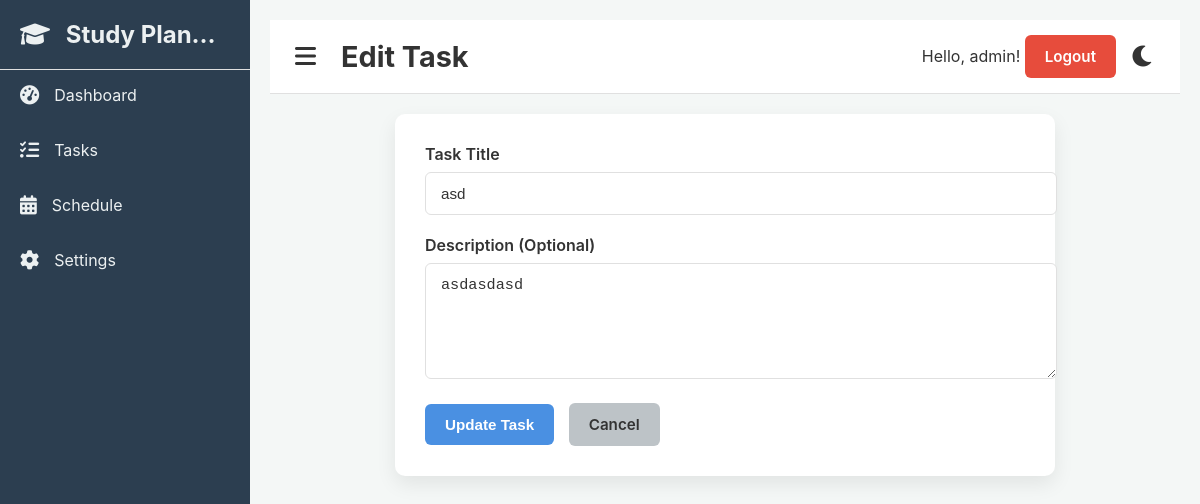
Before: /edit_task/1 (signed in) with the older database file.
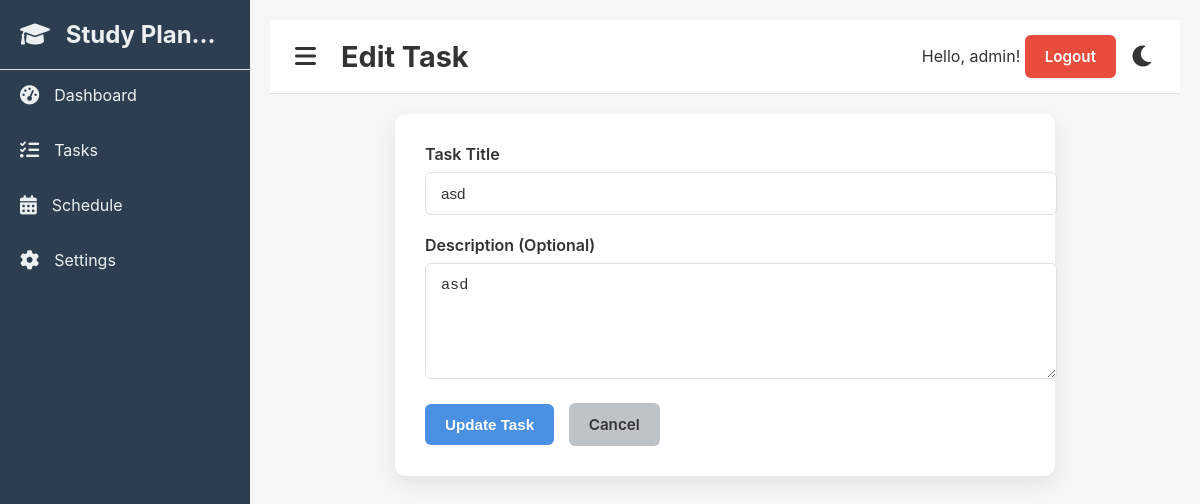
After: the same page with the newer database file.
### app/models.py (models this page shows, shortened)
class User(UserMixin, db.Model):
    id = db.Column(db.Integer, primary_key=True)
    username = db.Column(db.String(64), unique=True)
    email = db.Column(db.String(120), unique=True)
    password_hash = db.Column(db.String(128))
    tasks = db.relationship('Task', backref='author', lazy='dynamic')

class Task(db.Model):
    id = db.Column(db.Integer, primary_key=True)
    title = db.Column(db.String(100), nullable=False)
    description = db.Column(db.Text)
    data_created = db.Column(db.DateTime, default=datetime.utcnow)
    due_date = db.Column(db.DateTime, nullable=True)
    category = db.Column(db.String(50), nullable=True)
    is_complete = db.Column(db.Boolean, default=False)
    user_id = db.Column(db.Integer, db.ForeignKey('user.id'), nullable=False)

### app/routes.py (the view)
@main.route('/edit_task/<int:task_id>', methods=['GET', 'POST'])
@login_required
def edit_task(task_id):
    task = Task.query.get_or_404(task_id)
    if task.user_id != current_user.id: # Simple authorization check
        flash('You are not authorized to edit this task.', 'danger')
        return redirect(url_for('main.dashboard'))
    if request.method == 'POST':
        task.title = request.form['title']
        task.description = request.form['description']
        db.session.commit()
        flash('Your task has been updated!', 'success')
        return redirect(url_for('main.dashboard'))
    return render_template('edit_task.html', title='Edit Task', task=task)

### app/__init__.py (called while the page is built)
def create_app():
    app = Flask(__name__)
    secret_key = os.environ.get('SECRET_KEY', 'a_very_secret_key_for_dev')
    app.config['SECRET_KEY'] = secret_key
    app.config['SQLALCHEMY_DATABASE_URI'] = (
        "sqlite:///complete_study_planner.db"
    )
    app.config['SQLALCHEMY_TRACK_MODIFICATIONS'] = False
    db.init_app(app)
    login_manager.init_app(app)
    from app.models import User
    @login_manager.user_loader
    def load_user(user_id):
        return User.query.get(int(user_id))
    from app.routes import main as main_blueprint
    from app.auth import auth as auth_blueprint
    app.register_blueprint(main_blueprint)
    app.register_blueprint(auth_blueprint, url_prefix='/auth')
    return app

### app/templates/edit_task.html (shortened to what this page needs)
<!DOCTYPE html>
{% extends 'base.html' %}
{% block page_title %}{{ title }}{% endblock %}
{% block content %}
    <div class="form-container">
        <form method="POST" action="{{ url_for('main.edit_task', task_id=task.id) }}">
            <div class="form-group">
                <label for="title">Task Title</label>
                <input type="text" id="title" name="title" value="{{ task.title }}" required>
            </div>
            <div class="form-group">
                <label for="description">Description (Optional)</label>
                <textarea id="description" name="description" rows="5">{{ task.description }}</textarea>
            </div>
            <button type="submit" class="btn btn-primary">Update Task</button>
            <a href="{{ url_for('main.dashboard') }}" class="btn btn-secondary">Cancel</a>
        </form>
    </div>
{% endblock %}

### app/templates/base.html (shortened to what this page needs)
<!DOCTYPE html>
<html lang="en">
<head>
    <link rel="stylesheet" href="https://cdnjs.cloudflare.com/ajax/libs/font-awesome/6.0.0/css/all.min.css">
    <link rel="stylesheet" href="{{ url_for('static', filename='css/common.css') }}">
</head>
<body>
    <div class="wrapper">
        <nav class="sidebar">
            <div class="sidebar-header">
                <h2><i class="fas fa-graduation-cap"></i> Study Planner</h2>
            </div>
            <ul class="nav-menu">
                <li class="nav-item"><a href="/" class="nav-link"><i class="fas fa-tachometer-alt"></i><span>Dashboard</span></a></li>
                <li class="nav-item"><a href="#" class="nav-link"><i class="fas fa-tasks"></i><span>Tasks</span></a></li>
                <li class="nav-item"><a href="#" class="nav-link"><i class="fas fa-calendar-alt"></i><span>Schedule</span></a></li>
                <li class="nav-item"><a href="{{ url_for('main.settings') }}" class="nav-link"><i class="fas fa-cog"></i><span>Settings</span></a></li>
            </ul>
        </nav>
        <main class="main-content">
            <header class="top-header">
                <div class="header-left">
                    <button class="sidebar-toggle" id="sidebar-toggle"><i class="fas fa-bars"></i></button>
                    <h1>{% block page_title %}{% endblock %}</h1>
                </div>
                <div class="header-right">
                    <div>
                        <span>Hello, {{ current_user.username }}!</span>
                        <a class="btn btn-danger btn-sm" href="{{ url_for('auth.logout') }}">Logout</a>
                    </div>
                    <div class="theme-toggle moon">
                     <button id="theme-toggle" class="theme-btn"><i class="fas fa-moon"></i></button>
                    </div>
                </div>
            </header>
            {% block content %}{% endblock %}
        </main>
    </div>
</body>
</html>

### app/static/css/common.css (style rules this page uses)
body { font-family: 'Inter', sans-serif; margin: 0; padding: 0; background-color: var(--bg-color-primary); color: var(--text-color-primary); display: flex; min-height: 100vh; transition: background-color 0.3s ease, color 0.3s ease; }
:root { --bg-color-primary: #f4f7f6; --bg-color-secondary: #ffffff; --text-color-primary: #333333; --text-color-secondary: #555555; --border-color: #e0e0e0; --accent-color: #4a90e2; --sidebar-bg: #2c3e50; --sidebar-text: #ecf0f1; --sidebar-hover: #34495e; }
.wrapper { display: flex; width: 100%; }
.sidebar { width: 250px; min-height: 100vh; background-color: var(--sidebar-bg); color: var(--sidebar-text); transition: all 0.3s ease; flex-shrink: 0; }
.sidebar-header { padding: 20px; text-align: center; border-bottom: 1px solid var(--border-color); }
.sidebar-header h2 { margin: 0; font-size: 1.5em; white-space: nowrap; overflow: hidden; text-overflow: ellipsis; }
.sidebar-header h2 i { margin-right: 10px; }
.nav-menu { list-style: none; padding: 0; margin: 0; }
.nav-item { margin-bottom: 5px; }
.nav-link { display: flex; align-items: center; padding: 15px 20px; color: var(--sidebar-text); text-decoration: none; transition: background-color 0.3s ease; white-space: nowrap; overflow: hidden; text-overflow: ellipsis; }
.nav-link i { margin-right: 15px; font-size: 1.2em; }
.main-content { flex-grow: 1; padding: 20px; transition: all 0.3s ease; }
.top-header { display: flex; justify-content: space-between; align-items: center; padding: 15px 20px; background-color: var(--bg-color-secondary); border-bottom: 1px solid var(--border-color); margin-bottom: 20px; }
.header-left { display: flex; align-items: center; }
.header-right { display:flex; align-items: center; }
.header-left h1 { margin: 0; font-size: 1.8em; color: var(--text-color-primary); margin-left: 20px; }
.sidebar-toggle { background: none; border: none; color: var(--text-color-primary); font-size: 1.5em; cursor: pointer; padding: 5px; }
.theme-toggle .theme-btn { background: none; border: none; color: var(--text-color-primary); font-size: 1.5em; cursor: pointer; padding: 5px; }
.btn-sm { padding: 5px 10px; font-size: 0.8em; }
.btn-secondary { background-color: #f39c12; color: #fff; }
.btn-danger { background-color: #e74c3c; color: #fff; }
.form-container { background-color: var(--bg-color-secondary); padding: 30px; border-radius: 10px; box-shadow: 0 8px 20px rgba(0, 0, 0, 0.08); max-width: 600px; margin: 0 auto; transition: background-color 0.3s ease; }
.form-group { margin-bottom: 20px; }
.form-group label { display: block; font-weight: 600; font-size: 1rem; margin-bottom: 8px; color: var(--text-color-primary); }
.form-group input[type="text"], .form-group textarea { width: 100%; padding: 12px 15px; font-size: 0.95rem; border: 1px solid var(--border-color); border-radius: 6px; background-color: #fff; color: var(--text-color-primary); transition: border-color 0.3s ease, background-color 0.3s ease; }
.btn { padding: 12px 20px; font-size: 0.95rem; font-weight: 600; border: none; border-radius: 6px; cursor: pointer; transition: background-color 0.3s ease; text-decoration: none; display: inline-block; margin-right: 10px; }
.btn-primary { background-color: var(--accent-color); color: #fff; }
.btn-secondary { background-color: #bdc3c7; color: #333; }

Changed rows visible on the page:
changed Task "asd": description "asdasdasd" → "asd"
